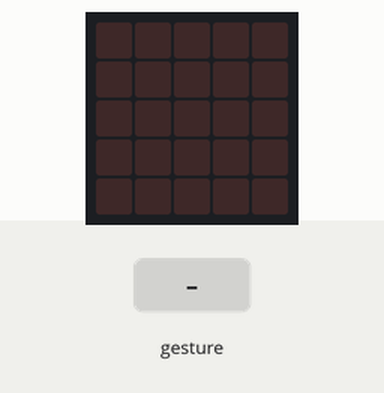
Bench run of a program on a simulated BBC micro:bit running MicroPython. Parts: the board's 5×5 LED display. Inputs (shaded band) come from the test bench.

Above: at 1.2 s.
1.3 s: sound turns loud
At 2.1 s:
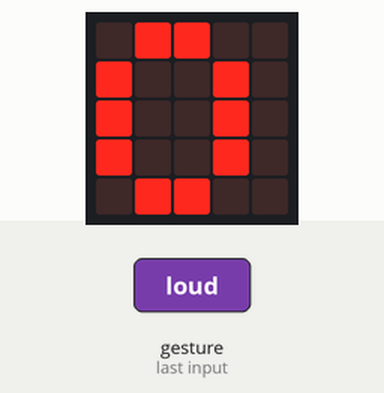
At 3.1 s:
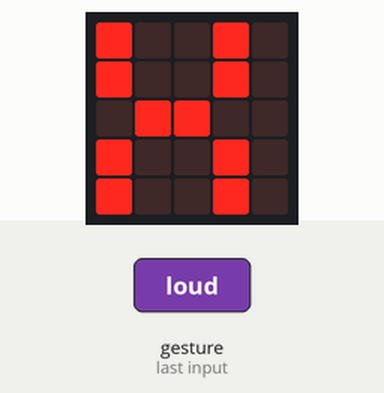
Timing chart, 0 to 4.6 s (numbered marks = the images above; inputs shaded):
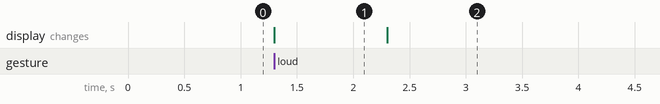

The program:

Ch12_09_clap_control.py
```python
from microbit import *
while True:
    if microphone.current_event() == SoundEvent.LOUD:
        display.show("O")
        sleep(1000)
    if microphone.current_event() == SoundEvent.QUIET:
        display.show("X")
```

Measured:
- after the input at 1.3 s, the display: changes at once (image 1)
- what the display in image 1 shows lasts 1.0 s, from 1.3 s to 2.3 s
